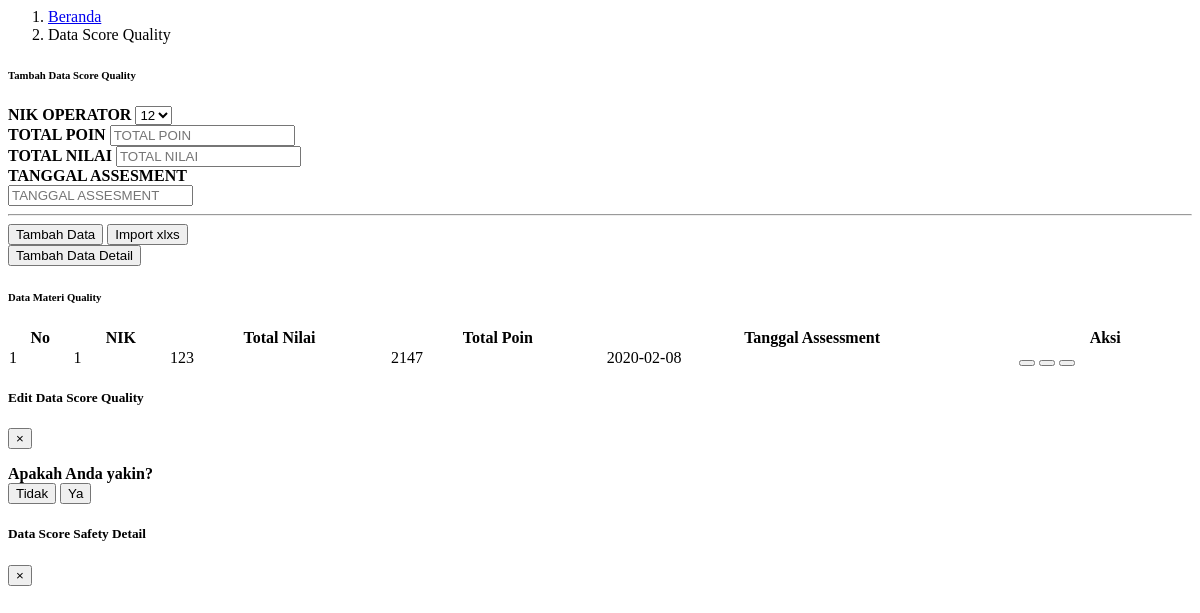
/module/admin/dataScore/dataScoreQuality.php, run on an earlier commit of the app's database.
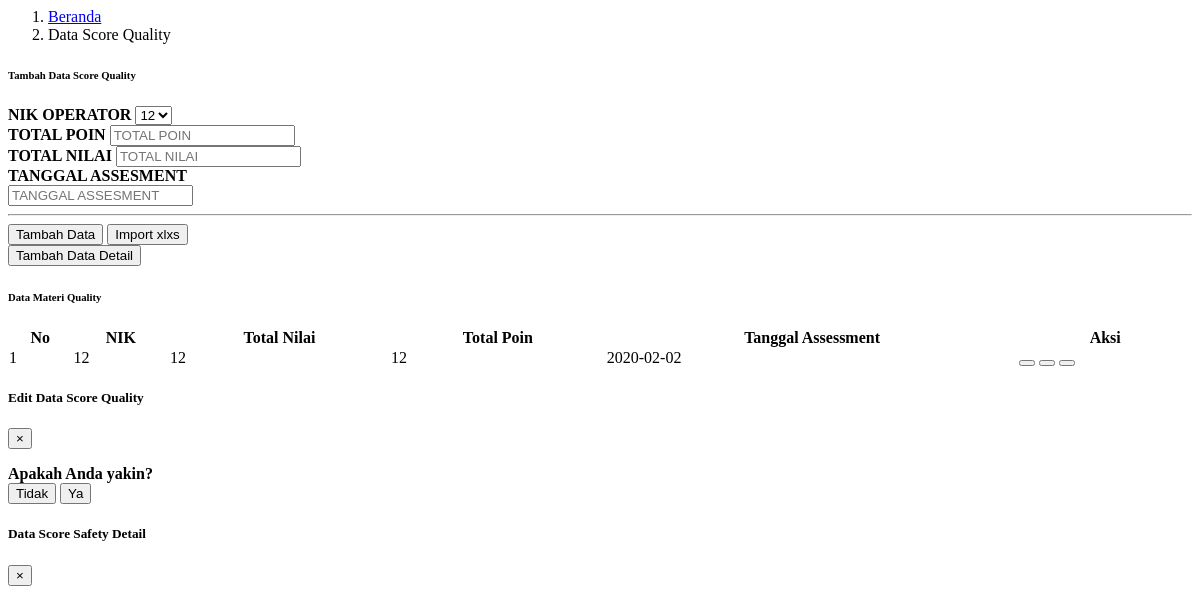
And on a later commit of the database.
### tables this page shows
CREATE TABLE `tabel_score_quality` (
  `id_score_quality` int(11) NOT NULL,
  `id_operator` int(11) NOT NULL,
  `poin` int(15) NOT NULL,
  `nilai` int(11) NOT NULL,
  `tanggal_training` date NOT NULL
);

CREATE TABLE `tabel_operator` (
  `id_operator` int(30) NOT NULL,
  `id_user` int(11) NOT NULL,
  `id_jabatan` int(11) NOT NULL,
  `nama` varchar(50) NOT NULL,
  `nik` int(20) NOT NULL,
  `foto` text NOT NULL,
  `jenis_kelamin` enum('Laki-Laki','Perempuan') NOT NULL,
  `waktu_tambah` datetime NOT NULL,
  `waktu_edit` datetime NOT NULL
);

### process/proses_adminDataScoreQuality.php (called while the page is built, shortened)
<?php
    function tampilOperator($con)
    {
        $tampilOperator="select * from tabel_operator";
        $resultTampilOperator=mysqli_query($con, $tampilOperator);
        return $resultTampilOperator;
    }
                ?>

### module/admin/dataScore/dataScoreQuality.php (the view, shortened to what this page needs)
<?php
  include "../config/connection.php";
  include "../process/proses_adminDataScoreQuality.php";
?>
<body>
<div class="container-fluid" id="dataScore">
    <nav aria-label="breadcrumb" class="shadow">
            <ol class="breadcrumb">
                <li class="breadcrumb-item">
                    <a href="index.php?module=home" ><i class="fas fa-fw fa-home"></i>
                        <span>Beranda</span>
                    </a>
                </li>
                <li class="breadcrumb-item active" aria-current="page">
                    <span>Data Score Quality</span>
                </li>
            </ol>
        </nav>
    <div class="card shadow mb-4">
        <div class="card-header py-3">
            <h6 class="m-0 font-weight-bold text-primary">Tambah Data Score Quality</h6>
        </div>
        <div class="card-body">
            <form class="user" action="../process/proses_adminDataScoreQuality.php?module=dataScoreQuality&act=tambah" method="POST">
                <div class="form-group row">
                            <div class="col-sm-12">
                                <label class="col-sm-6 small d-flex flex-column justify-content-center" for="nikQuality" style="font-weight: bold">NIK OPERATOR</label>
                                <?php
                                    $resultOperator = tampilOperator($con);
                                ?>
                               <select class="custom-select-karyawan my-1 mr-sm-2" name="nikQuality">
                                    <?php
                                        if(mysqli_num_rows($resultOperator) > 0){
                                            while($row = mysqli_fetch_assoc($resultOperator)){
                                                echo "<option value='".$row['id_operator']."'>".$row['nik']."</option>";
                                            }
                                        }
                                    ?>
                                </select>
                            </div>
                        </div>
                        <div class="form-group row">
                                <div class="col-sm-12">
                                    <label class="col-sm-6 small d-flex flex-column justify-content-center" for="poinQuality" style="font-weight: bold">TOTAL POIN</label>
                                    <input type="number" class="form-control form-control-user" placeholder="TOTAL POIN" id="poinQuality" name="poinQuality" required>
                                </div>
                            </div>
                        <div class="form-group row">
                                <div class="col-sm-12">
                                    <label class="col-sm-6 small d-flex flex-column justify-content-center" for="nilaiQuality" style="font-weight: bold">TOTAL NILAI</label>
                                    <input type="number" class="form-control form-control-user" placeholder="TOTAL NILAI" id="nilaiQuality" name="nilaiQuality" required>
                                </div>
                            </div>
                        <div class="form-group row">
                            <div class="col-sm-12">
                                <label class="col-sm-6 small d-flex flex-column justify-content-center" for="dateQuality" style="font-weight: bold">TANGGAL ASSESMENT</label>
                                <div class="input-group date" id="datepickerTanggalTrainingQuality" data-provide="datepicker">
                                    <input type="text" id="dateQuality" class="form-control form-control-user datepicker" placeholder="TANGGAL ASSESMENT" name="dateQuality">
                                </div>
                            </div>
                        </div>
                        <hr>
                        <div class="form-group">
                    <button type="submit" class="btn btn-success btn-icon-split mb-2 mb-sm-0" name="tambahDataScoreQuality">
                        <span class="text">Tambah Data</span>
                        </button>
                    <button type="button" class="btn btn-warning btn-icon-split" onclick="location.href='index.php?module=dataScoreQualityImport';">
                                <span class="text">Import xlxs</span>
                            </button>
                </div>
                <div class="form-group">
                    <div class="row d-flex justify-content-end">
                        <button type="button" class="btn btn-info btn-icon-split" name="tambahDataMateri" onclick="location.href='index.php?module=dataScoreQualityDetail';">
                            <span class="text">Tambah Data Detail</span>
                        </button>
                    </div>
                </div>
            </form>
        </div>
    </div>
    <div class="card shadow mb-4">
        <div class="card-header py-3">
            <h6 class="m-0 font-weight-bold text-primary">Data Materi Quality</h6>
        </div>
        <div class="card-body">
            <div class="table-responsive">
                <table class="table table-bordered" id="dataTable" width="100%" cellspacing="0">
                    <thead>
                        <tr class="text-center">
                            <th>No</th>
                            <th>NIK</th>
                            <th>Total Nilai</th>
                            <th>Total Poin</th>
                            <th>Tanggal Assessment</th>
                            <th>Aksi</th>
                        </tr>
                    </thead>
                    <tbody>
                    <?php
                        $queryTampilData = "SELECT tsq.*, tp.id_operator, tp.nik FROM tabel_score_quality tsq, tabel_operator tp WHERE tsq.id_operator = tp.id_operator;
                            ";
                        $resultTampilData = mysqli_query($con, $queryTampilData);
                        $index = 1;
                        if(mysqli_num_rows($resultTampilData) > 0){
                            while($rowTampilData = mysqli_fetch_assoc($resultTampilData)){
                    ?>
                        <tr class="text-center" id-score-quality="<?php echo $rowTampilData["id_score_quality"] ?>">
                            <td ><?php echo $index; ?></td>
                            <td class="kategoriMateri"><?php echo $rowTampilData["nik"]; ?></td>
                            <td class="judulMateri"><?php echo $rowTampilData["poin"]; ?></td>
                            <td class="fileMateri"><?php echo $rowTampilData["nilai"]; ?></td>
                            <td class="fileMateri"><?php echo $rowTampilData["tanggal_training"]; ?></td>
                            <td>
                                <button type="button" class="btn btn-warning info-dataScoreQuality-admin mb-2 mb-sm-0" data-toggle="modal" data-target="#infoDataScoreQualityModal" id_scoreQualityInfo="<?php echo $rowTampilData["id_score_quality"];?>">
                                </button>
                                <button type="button" class="btn btn-primary edit-dataScoreQuality-admin mb-2 mb-sm-0" data-toggle="modal" data-target="#editDataScoreQualityModal" id_scoreQualityEdit="<?php echo $rowTampilData["id_score_quality"];?>">
                                </button>
                                <button type="button" class="btn btn-danger hapus-dataScoreQuality-admin mb-2 mb-sm-0" data-toggle="modal" data-target="#hapusDataScoreQualityModall" id_score_quality="<?php echo $rowTampilData["id_score_quality"];?>">
                                </button>
                            </td>
                        </tr>
                    <?php
                        $index++;
                        }
                    ?>
                    <?php
                    }   else{
                    ?>
                        <!-- <div>
                            <p>Data Operator tidak tersedia</p>
                        </div> -->
                    <?php
                    }
                    ?>
                    </tbody>
                </table>
            </div>
        </div>
    </div>
</div>
<div class="modal fade" id="editDataScoreQualityModal" tabindex="-1" role="dialog" aria-labelledby="exampleModalLabel" aria-hidden="true">
    <div class="modal-dialog modal-xl" role="document">
      <div class="modal-content">
        <div class="modal-header d-flex justify-content-center bg-scoreQuality border-0">
          <h5 class="modal-title text-white w-100 text-center">Edit Data Score Quality</h5>
          <button type="button" class="close" data-dismiss="modal" aria-label="Close">
            <span aria-hidden="true">&times;</span>
          </button>
        </div>
      </div>
    </div>
  </div>
    <div class="modal fade" id="hapusDataScoreQualityModal" tabindex="-1" role="dialog" aria-labelledby="exampleModalLabel"
      aria-hidden="true">
      <div class="modal-dialog modal-dialog-centered" role="document">
        <div class="modal-content">
          <form action="../process/proses_adminDataScoreQuality.php?module=dataScoreQuality&act=hapus" method="post">
            <div class="modal-body pt-5 text-center">
              <strong>Apakah Anda yakin?</strong>
            </div>
            <div class="pb-4 pt-4 d-flex justify-content-around">
              <button type="button" class="btn btn-danger mr-4 btn-batal" data-dismiss="modal">Tidak</button>
              <button type="submit" name="hapusDataScoreQuality" class="btn btn-success btn-ok">Ya</button>
            </div>
          </form>
        </div>
      </div>
    </div>
    <div class="modal fade" id="infoDataScoreQualityModal" tabindex="-1" role="dialog" aria-labelledby="exampleModalLabel" aria-hidden="true">
    <div class="modal-dialog modal-xl" role="document">
      <div class="modal-content">
        <div class="modal-header d-flex justify-content-center bg-scoreQualityInfo border-0">
          <h5 class="modal-title text-white w-100 text-center">Data Score Safety Detail</h5>
          <button type="button" class="close" data-dismiss="modal" aria-label="Close">
            <span aria-hidden="true">&times;</span>
          </button>
        </div>
      </div>
    </div>
  </div>
</body>

What changed in the data, as far as the page shows it:
changed tabel_score_quality: id_operator.nik "1" → "12"; poin "123" → "12"; nilai "2147" → "12"; tanggal_training "2020-02-08" → "2020-02-02"
